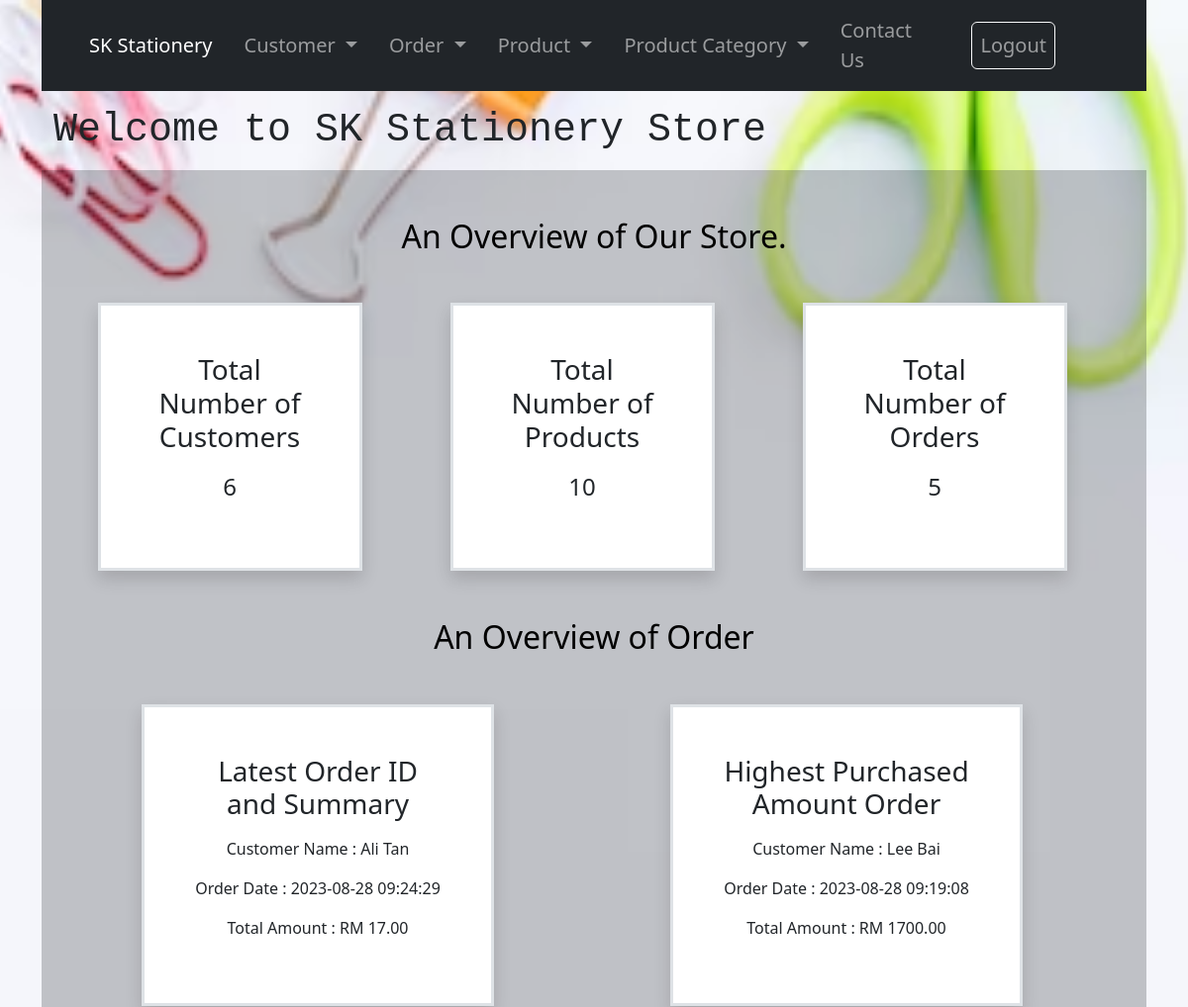
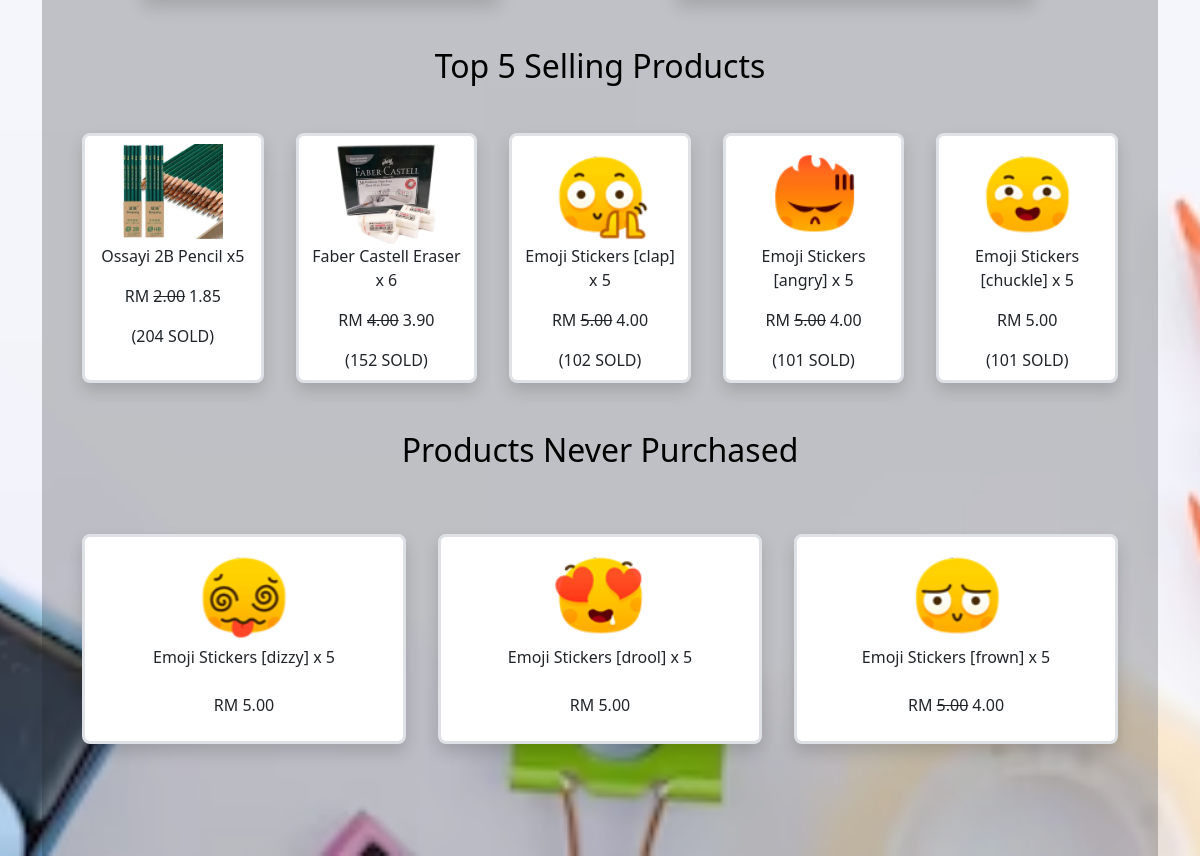
/index.php (signed in), run on the app's committed database (2 pictures, top to bottom).
### tables this page shows
CREATE TABLE IF NOT EXISTS `customers` (
  `customer_id` int NOT NULL AUTO_INCREMENT,
  `user_name` varchar(30) NOT NULL,
  `user_password` varchar(255) NOT NULL,
  `first_name` varchar(20) NOT NULL,
  `last_name` varchar(20) NOT NULL,
  `gender` enum('Male','Female','Others') NOT NULL,
  `date_of_birth` date NOT NULL,
  `email` varchar(30) NOT NULL,
  `registration_date_time` datetime NOT NULL,
  `account_status` enum('Active','Inactive') NOT NULL DEFAULT 'Active',
  `image` varchar(255) NOT NULL,
  PRIMARY KEY (`customer_id`),
  UNIQUE KEY `user_name` (`user_name`),
  UNIQUE KEY `email` (`email`)
);

CREATE TABLE IF NOT EXISTS `order_summary` (
  `order_id` int NOT NULL AUTO_INCREMENT,
  `customer_id` int NOT NULL,
  `total_amount` double NOT NULL,
  `order_date` datetime NOT NULL,
  PRIMARY KEY (`order_id`)
);

CREATE TABLE IF NOT EXISTS `products` (
  `id` int NOT NULL AUTO_INCREMENT,
  `name` varchar(128) NOT NULL,
  `category_id` int NOT NULL,
  `description` text NOT NULL,
  `price` double NOT NULL,
  `promotion_price` double NOT NULL,
  `manufacture_date` date NOT NULL,
  `expired_date` date NOT NULL,
  `image` varchar(255) NOT NULL,
  `created` datetime NOT NULL,
  `modified` timestamp NOT NULL DEFAULT CURRENT_TIMESTAMP ON UPDATE CURRENT_TIMESTAMP,
  PRIMARY KEY (`id`),
  KEY `category_id` (`category_id`)
);

### index.php (the view, shortened to what this page needs)
<html>
<head>
    <link href="https://cdn.jsdelivr.net/npm/bootstrap@5.3.0/dist/css/bootstrap.min.css" rel="stylesheet">
</head>
<body>
    <div class="container p-0">
        <?php
        include 'menu.php';
        ?>
        <div class="font-monospace container col my-3">
            <h1>Welcome to SK Stationery Store</h1>
        </div>
        <?php
        include "config/database.php";
        $customer_query = "SELECT * FROM customers";
        $customer_stmt = $con->prepare($customer_query);
        $customer_stmt->execute();
        $customers = $customer_stmt->fetchAll(PDO::FETCH_ASSOC);
        $product_query = "SELECT * FROM products";
        $product_stmt = $con->prepare($product_query);
        $product_stmt->execute();
        $products = $product_stmt->fetchAll(PDO::FETCH_ASSOC);
        $order_summary_query = "SELECT * FROM order_summary";
        $order_summary_stmt = $con->prepare($order_summary_query);
        $order_summary_stmt->execute();
        $order_summaries = $order_summary_stmt->fetchAll(PDO::FETCH_ASSOC);
        ?>
        <div class="container bg-dark bg-opacity-25 py-5">
            <h2 class="mx-5 text-black text-center">An Overview of Our Store.</h2>
            <div class="container row mt-5 justify-content-around">
                <div class="col-3 border border-3 shadow p-5 text-center bg-white">
                    <h3>Total Number of Customers</h3>
                    <p class="mt-3 fs-4"><?php echo count($customers); ?></p>
                </div>
                <div class="col-3 border border-3 shadow p-5 text-center bg-white">
                    <h3>Total Number of Products</h3>
                    <p class="mt-3 fs-4"><?php echo count($products); ?></p>
                </div>
                <div class="col-3 border border-3 shadow p-5 text-center bg-white">
                    <h3>Total Number of Orders</h3>
                    <p class="mt-3 fs-4"><?php echo count($order_summaries); ?></p>
                </div>
            </div>
        </div>
        <?php if (!empty($order_summaries)) { ?>
            <div class="container bg-dark bg-opacity-25">
                <h2 class="mx-5 text-black text-center">An Overview of Order</h2>
                <div class="container row mt-5 justify-content-around">
                    <div class="col-4 border border-3 shadow p-5 text-center bg-white">
                        <h3>Latest Order ID and Summary</h3>
                        <p class="mt-3"><span>Customer Name :</span>
                            <?php
                            $latest_order_query = "SELECT * FROM order_summary WHERE order_id=(SELECT MAX(order_id) FROM order_summary)";
                            $latest_order_stmt = $con->prepare($latest_order_query);
                            $latest_order_stmt->execute();
                            $latest_order = $latest_order_stmt->fetch(PDO::FETCH_ASSOC);
                            $customer_id = $latest_order['customer_id'];
                            $latest_customer_name_query = "SELECT * FROM customers where customer_id=?";
                            $latest_customer_name_stmt = $con->prepare($latest_customer_name_query);
                            $latest_customer_name_stmt->bindParam(1, $customer_id);
                            $latest_customer_name_stmt->execute();
                            $latest_names = $latest_customer_name_stmt->fetch(PDO::FETCH_ASSOC);
                            echo $latest_names['first_name'] . " " . $latest_names['last_name'];
                            ?>
                        </p>
                        <p><span>Order Date :</span>
                            <?php echo $latest_order['order_date']; ?>
                        </p>
                        <p><span>Total Amount :</span>
                            <?php echo "RM " . number_format((float)$latest_order['total_amount'], 2, '.', ''); ?>
                        </p>
                    </div>
                    <div class="col-4 border border-3 shadow p-5 text-center bg-white">
                        <h3>Highest Purchased Amount Order</h3>
                        <p class="mt-3"><span>Customer Name :</span>
                            <?php
                            $highest_order_query = "SELECT * FROM order_summary WHERE total_amount=(SELECT MAX(total_amount) FROM order_summary)";
                            $highest_order_stmt = $con->prepare($highest_order_query);
                            $highest_order_stmt->execute();
                            $highest_order = $highest_order_stmt->fetch(PDO::FETCH_ASSOC);
                            $customer_id = $highest_order['customer_id'];
                            $highest_customer_name_query = "SELECT * FROM customers where customer_id=?";
                            $highest_customer_name_stmt = $con->prepare($highest_customer_name_query);
                            $highest_customer_name_stmt->bindParam(1, $customer_id);
                            $highest_customer_name_stmt->execute();
                            $highest_names = $highest_customer_name_stmt->fetch(PDO::FETCH_ASSOC);
                            echo $highest_names['first_name'] . " " . $highest_names['last_name'];
                            ?>
                        </p>
                        <p><span>Order Date :</span>
                            <?php echo $highest_order['order_date']; ?>
                        </p>
                        <p><span>Total Amount :</span>
                            <?php echo "RM " . number_format((float)$highest_order['total_amount'], 2, '.', ''); ?>
                        </p>
                    </div>
                </div>
            </div>
            <div class="container bg-dark bg-opacity-25 py-5">
                <h2 class="mx-5 text-black text-center">Top 5 Selling Products</h2>
                <div class="container my-5 row mx-auto">
                    <?php
                    $top_product_query = "SELECT product_id, SUM(quantity) AS total_quantity FROM order_detail GROUP BY product_id ORDER BY total_quantity DESC";
                    $top_product_stmt = $con->prepare($top_product_query);
                    $top_product_stmt->execute();
                    $top_products = $top_product_stmt->fetchAll(PDO::FETCH_ASSOC);
                    for ($i = 0; $i < 5; $i++) {
                        if (!empty($top_products[$i])) {
                            $top_product_id = $top_products[$i]['product_id'];
                            $top_product_name_query = "SELECT * FROM products WHERE id=?";
                            $top_product_name_stmt = $con->prepare($top_product_name_query);
                            $top_product_name_stmt->bindParam(1, $top_product_id);
                            $top_product_name_stmt->execute();
                            $top_product_details = $top_product_name_stmt->fetch(PDO::FETCH_ASSOC);
                            echo '<div class="col border border-3 rounded-3 mx-3 shadow p-2 text-center bg-white">';
                            if ($top_product_details['image'] != "") {
                                echo "<div><img class='img-fluid' src='" . $top_product_details['image'] . "' width='100px'>";
                            } else {
                                echo "<div><img class='img-fluid' src='img/productpicture.png' width='100px'>";
                            }
                            echo "<p>" . $top_product_details['name'] . "<br>";
                            if ($top_product_details['promotion_price'] != 0) {
                                echo "<div class='d-flex justify-content-center'>RM&nbsp<p class='me-1 text-decoration-line-through''>" . number_format((float)$top_product_details['price'], 2, '.', '') . "</p><p >"  . number_format((float)$top_product_details['promotion_price'], 2, '.', '') .  "</p></div>(";
                            } else {
                                echo "<p>RM " . number_format((float)$top_product_details['price'], 2, '.', '') . "</p>(";
                            }
                            echo  $top_products[$i]['total_quantity'] . " SOLD)</div></div>";
                        } else {
                            echo "";
                        }
                    }
                    ?>
                </div>
                <h2 class="mx-5 text-black text-center">Products Never Purchased</h2>
                <div class="container my-5 row mx-auto">
                    <?php
                    $no_purchased_product_query = "SELECT id FROM products WHERE NOT EXISTS(SELECT product_id FROM order_detail WHERE order_detail.product_id=products.id)";
                    $no_purchased_product_stmt = $con->prepare($no_purchased_product_query);
                    $no_purchased_product_stmt->execute();
                    $no_purchased_products = $no_purchased_product_stmt->fetchAll(PDO::FETCH_ASSOC);
                    for ($i = 0; $i < count($no_purchased_products); $i++) {
                        if (!empty($no_purchased_products[$i])) {
                            $no_purchased_product_id = $no_purchased_products[$i]['id'];
                            $no_purchased_product_name_query = "SELECT * FROM products WHERE id=?";
                            $no_purchased_product_name_stmt = $con->prepare($no_purchased_product_name_query);
                            $no_purchased_product_name_stmt->bindParam(1, $no_purchased_product_id);
                            $no_purchased_product_name_stmt->execute();
                            $no_purchased_product_details = $no_purchased_product_name_stmt->fetch(PDO::FETCH_ASSOC);
                            echo '<div class="col border border-3 rounded-3 m-3 shadow p-2 text-center bg-white">';
                            if ($no_purchased_product_details['image'] != "") {
                                echo "<div><img class='img-fluid' src='" . $no_purchased_product_details['image'] . "' width='100px'></div>";
                            } else {
                                echo "<div><img class='img-fluid' src='img/productpicture.png' width='100px'></div>";
                            }
                            echo "<div class='text-break'>" . $no_purchased_product_details['name'] . "</div><br>";
                            if ($no_purchased_product_details['promotion_price'] != 0) {
                                echo "<div class='d-flex justify-content-center'>RM&nbsp <p class='me-1 text-decoration-line-through''>" . number_format((float)$no_purchased_product_details['price'], 2, '.', '') . "</p><p >"  . number_format((float)$no_purchased_product_details['promotion_price'], 2, '.', '') .  "</p></div></div>";
                            } else {
                                echo "<p>RM " . number_format((float)$no_purchased_product_details['price'], 2, '.', '') . "</p></div>";
                            }
                        } else {
                            echo "";
                        }
                    }
                    ?>
                </div>
            </div>
        <?php } ?>
</body>
</html>

### menu.php (shortened to what this page needs)
<div class="container">
    <nav class="navbar navbar-expand-lg navbar-dark bg-dark fs-5">
        <div class="container ps-5">
            <a class="navbar-brand" href="index.php">SK Stationery</a>
            <div class="collapse navbar-collapse justify-content-end pe-5" id="navbarNavDropdown">
                <ul class="navbar-nav align-items-center color-white">
                    <li class="nav-item dropdown mx-2">
                        <a class="nav-link dropdown-toggle" href="#" role="button" data-bs-toggle="dropdown" aria-expanded="false">
                            Customer
                        </a>
                    </li>
                    <li class="nav-item dropdown mx-2">
                        <a class="nav-link dropdown-toggle" href="#" role="button" data-bs-toggle="dropdown" aria-expanded="false">
                            Order
                        </a>
                    </li>
                    <li class="nav-item dropdown mx-2">
                        <a class="nav-link dropdown-toggle" href="#" role="button" data-bs-toggle="dropdown" aria-expanded="false">
                            Product
                        </a>
                    </li>
                    <li class="nav-item dropdown mx-2">
                        <a class="nav-link dropdown-toggle" href="#" role="button" data-bs-toggle="dropdown" aria-expanded="false">
                            Product Category
                        </a>
                    </li>
                    <li class="nav-item mx-2">
                        <a class="nav-link" href="contact_us.php">Contact Us</a>
                    </li>
                    <li class="nav-item p-1 px-4 mx-2">
                        <a class="nav-link border border-light border-1 rounded" href="?logout=true">Logout</a>
                    </li>
                </ul>
            </div>
        </div>
    </nav>

### index.php (style rules this page uses)
body { background-image: url(img/login_bg.jpg); background-repeat: no-repeat; background-size: cover; background-position: center center; background-attachment: fixed; }

### data on the page
customers: first_name "Ali", last_name "Tan"
order_summary: order_date "2023-08-28 09:24:29", total_amount "17.00"
customers: first_name "Lee", last_name "Bai"
order_summary: order_date "2023-08-28 09:19:08", total_amount "1700.00"
products: image (picture), name "Ossayi 2B Pencil x5", price "2.00", promotion_price "1.85", total_quantity "204"
products: image (picture), name "Faber Castell Eraser x 6", price "4.00", promotion_price "3.90", total_quantity "152"
products: image (picture), name "Emoji Stickers [clap] x 5", price "5.00", promotion_price "4.00", total_quantity "102"
products: image (picture), name "Emoji Stickers [angry] x 5", price "5.00", promotion_price "4.00", total_quantity "101"
products: image (picture), name "Emoji Stickers [chuckle] x 5", price "5.00", total_quantity "101"
products: image (picture), name "Emoji Stickers [dizzy] x 5", price "5.00"
products: image (picture), name "Emoji Stickers [drool] x 5", price "5.00"
products: image (picture), name "Emoji Stickers [frown] x 5", price "5.00", promotion_price "4.00"

### other printed values
count($customers) "6"
count($products) "10"
count($order_summaries) "5"
